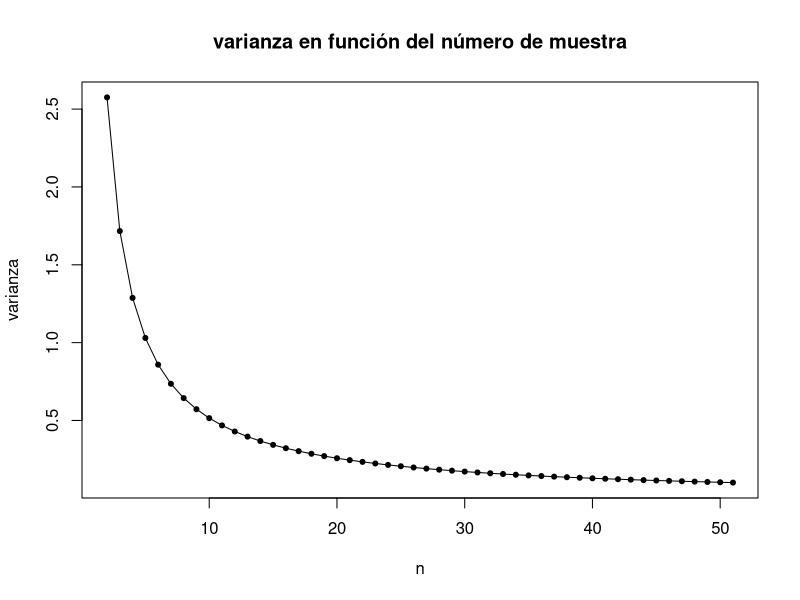

Generate this figure with R:
## ---- chunk 1
knitr::opts_chunk$set(echo = TRUE)
library(dplyr)

## ---- chunk 2
x = 8

y1 = log(x)
y1

y2 = log(sqrt(x))
y2

y3 = log(sqrt(x^2 - 1))
y3

y4 = (log(sqrt(x-1)))/(x^2 + 1)
y4

y5 = (x-1)/log(x)
y5

y6 = (1/x) + sqrt(x - 1)
y6

y7 = (1/x) + sqrt(x-1) - (1/log(1/(x+1)))
y7

y8 = 2/x^2+1
y8

n <- 4
i <- (1:n)
y9 = (1/n)* sum(i)
y9

mu <- 5
n <- 4
i <- (1:n)
y10 = (1/n-1)*sum(((i)- mu))^2

y11 = sqrt(y10)/ y9
## ---- chunk 3
set.seed(1001280374)
datos1 = rnorm(n = 2:51, mean = 3, sd = 0.3)
datos1
n <- 2:51
mu <-  3


var = ((datos1[1]- mu)^2 / n) + ((datos1[2]- mu)^2 / n) + ((datos1[3]- mu)^2 / n) + ((datos1[4]- mu)^2 / n) + ((datos1[5]- mu)^2 / n) + ((datos1[6]- mu)^2 / n) + ((datos1[7]- mu)^2 / n) + ((datos1[8]- mu)^2 / n) + ((datos1[9]- mu)^2 / n) + ((datos1[10]- mu)^2 / n) + ((datos1[11]- mu)^2 / n) + ((datos1[12]- mu)^2 / n) + ((datos1[13]- mu)^2 / n) + ((datos1[14]- mu)^2 / n) + ((datos1[15]- mu)^2 / n) + ((datos1[16]- mu)^2 / n) + ((datos1[17]- mu)^2 / n) + ((datos1[18]- mu)^2 / n) + ((datos1[19]- mu)^2 / n) + ((datos1[20]- mu)^2 / n) + ((datos1[21]- mu)^2 / n) + ((datos1[22]- mu)^2 / n) + ((datos1[23]- mu)^2 / n) + ((datos1[24]- mu)^2 / n) + ((datos1[25]- mu)^2 / n) + ((datos1[26]- mu)^2 / n) + ((datos1[27]- mu)^2 / n) + ((datos1[28]- mu)^2 / n) + ((datos1[29]- mu)^2 / n) + ((datos1[30]- mu)^2 / n) + ((datos1[31]- mu)^2 / n) + ((datos1[32]- mu)^2 / n) + ((datos1[33]- mu)^2 / n) + ((datos1[34]- mu)^2 / n) + ((datos1[35]- mu)^2 / n) + ((datos1[36]- mu)^2 / n) + ((datos1[37]- mu)^2 / n) + ((datos1[38]- mu)^2 / n) + ((datos1[39]- mu)^2 / n) + ((datos1[40]- mu)^2 / n) + ((datos1[41]- mu)^2 / n) + ((datos1[42]- mu)^2 / n) + ((datos1[43]- mu)^2 / n) + ((datos1[44]- mu)^2 / n) + ((datos1[45]- mu)^2 / n) + ((datos1[46]- mu)^2 / n) + ((datos1[47]- mu)^2 / n) + ((datos1[48]- mu)^2 / n) + ((datos1[49]- mu)^2 / n) + ((datos1[50]- mu)^2 / n) 
var

plot(x = n, y = var, main = "varianza en función del número de muestra", xlab = "n", ylab = "varianza", pch = 20, type = "o" )




